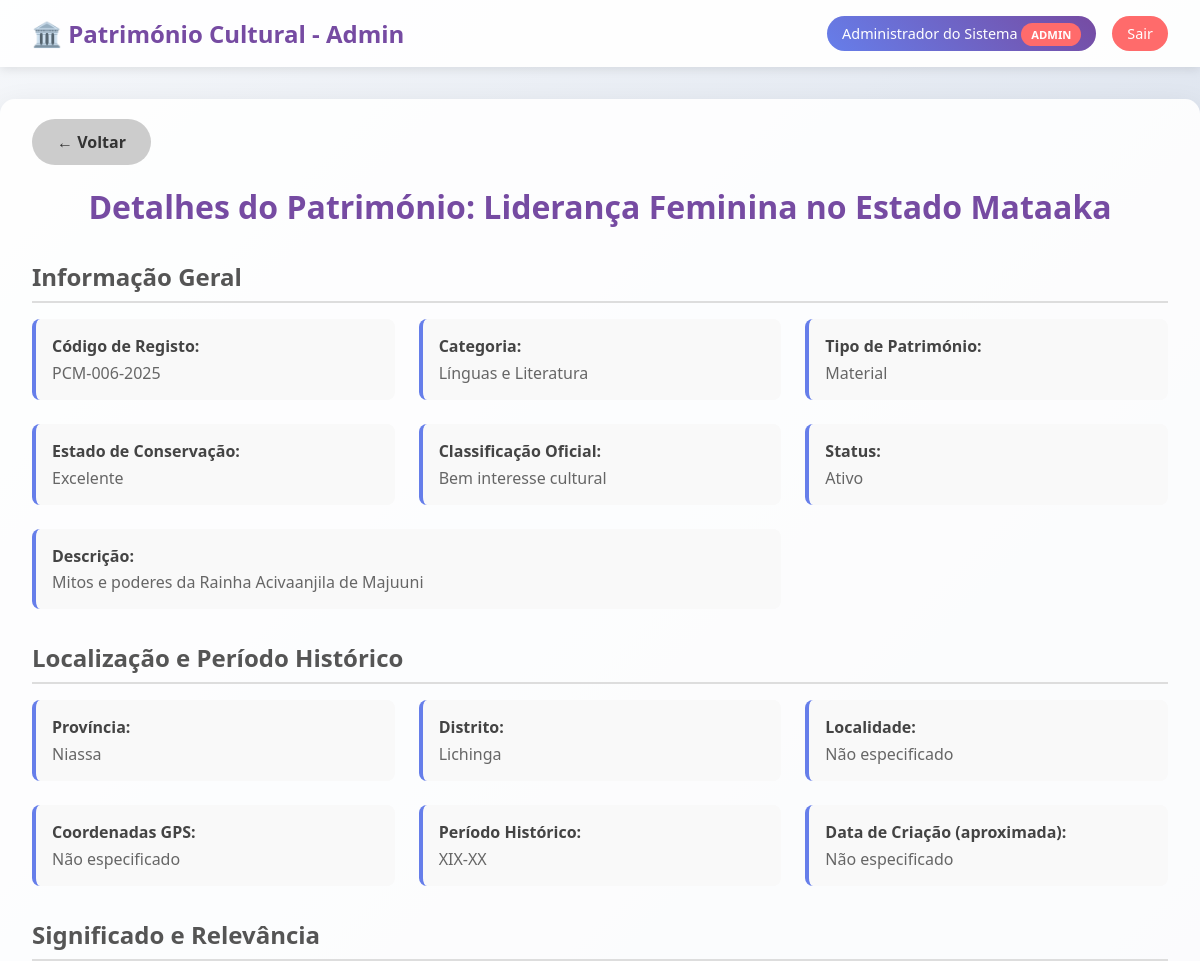
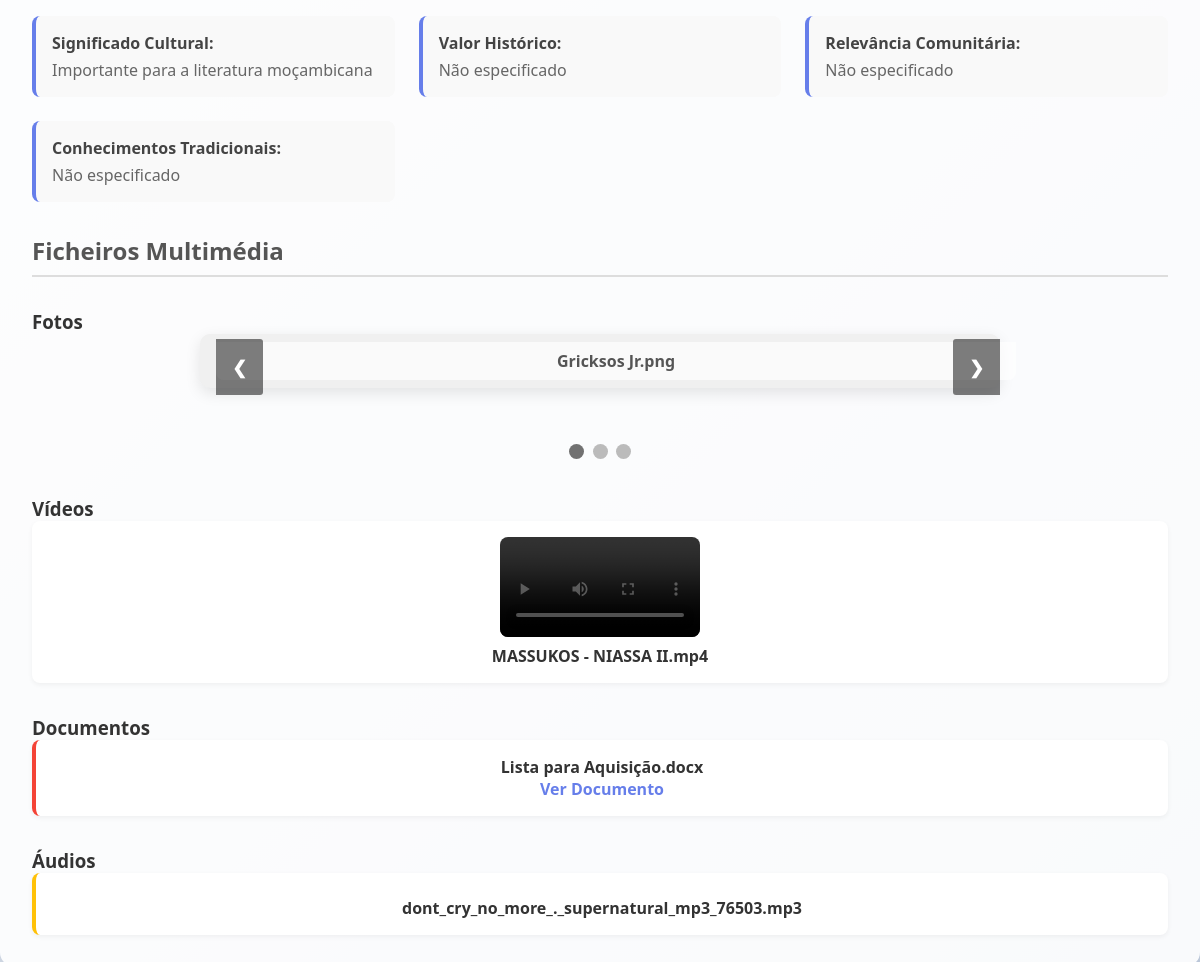
/ver_patrimonio.php?id=6 (signed in), run on the app's committed database (2 pictures, top to bottom).
### tables this page shows
CREATE TABLE `patrimonio` (
  `id` int(11) NOT NULL AUTO_INCREMENT,
  `codigo_registo` varchar(50) NOT NULL,
  `nome` varchar(200) NOT NULL,
  `categoria_id` int(11) DEFAULT NULL,
  `tipo_patrimonio` enum('material','imaterial') NOT NULL,
  `descricao` text NOT NULL,
  `provincia` varchar(100) DEFAULT NULL,
  `distrito` varchar(100) DEFAULT NULL,
  `localidade` varchar(100) DEFAULT NULL,
  `coordenadas_gps` varchar(100) DEFAULT NULL,
  `periodo_historico` varchar(100) DEFAULT NULL,
  `data_criacao_aproximada` varchar(100) DEFAULT NULL,
  `origem` varchar(200) DEFAULT NULL,
  `estado_conservacao` enum('excelente','bom','regular','mau','critico') NOT NULL,
  `observacoes_estado` text DEFAULT NULL,
  `significado_cultural` text DEFAULT NULL,
  `valor_historico` text DEFAULT NULL,
  `relevancia_comunitaria` text DEFAULT NULL,
  `materiais_construcao` text DEFAULT NULL,
  `tecnicas_utilizadas` text DEFAULT NULL,
  `dimensoes` varchar(200) DEFAULT NULL,
  `peso` varchar(50) DEFAULT NULL,
  `praticantes` text DEFAULT NULL,
  `frequencia_pratica` varchar(100) DEFAULT NULL,
  `rituais_associados` text DEFAULT NULL,
  `conhecimentos_tradicionais` text DEFAULT NULL,
  `foto_principal` varchar(255) DEFAULT NULL,
  `fotografias` longtext DEFAULT NULL CHECK (json_valid(`fotografias`)),
  `videos` longtext DEFAULT NULL CHECK (json_valid(`videos`)),
  `documentos` longtext DEFAULT NULL CHECK (json_valid(`documentos`)),
  `gravacoes_audio` longtext DEFAULT NULL CHECK (json_valid(`gravacoes_audio`)),
  `proprietario` varchar(200) DEFAULT NULL,
  `gestor_responsavel` varchar(200) DEFAULT NULL,
  `contacto_responsavel` varchar(200) DEFAULT NULL,
  `acesso_publico` tinyint(1) DEFAULT 0,
  `horario_visita` varchar(200) DEFAULT NULL,
  `restricoes_acesso` text DEFAULT NULL,
  `ameacas_identificadas` text DEFAULT NULL,
  `nivel_risco` enum('baixo','medio','alto','critico') DEFAULT 'baixo',
  `medidas_protecao` text DEFAULT NULL,
  `classificacao_oficial` enum('monumento_nacional','bem_interesse_cultural','bem_relevante','sem_classificacao') DEFAULT 'sem_classificacao',
  `data_classificacao` date DEFAULT NULL,
  `entidade_classificadora` varchar(200) DEFAULT NULL,
  `registado_por` int(11) NOT NULL,
  `data_registo` timestamp NOT NULL DEFAULT current_timestamp(),
  `data_ultima_atualizacao` timestamp NOT NULL DEFAULT current_timestamp() ON UPDATE current_timestamp(),
  `status` enum('ativo','inativo','em_analise','pendente') DEFAULT 'ativo',
  PRIMARY KEY (`id`),
  UNIQUE KEY `codigo_registo` (`codigo_registo`),
  KEY `registado_por` (`registado_por`),
  KEY `idx_codigo_registo` (`codigo_registo`),
  KEY `idx_categoria` (`categoria_id`),
  KEY `idx_provincia` (`provincia`),
  KEY `idx_tipo` (`tipo_patrimonio`),
  KEY `idx_estado` (`estado_conservacao`),
  KEY `idx_classificacao` (`classificacao_oficial`),
  CONSTRAINT `patrimonio_ibfk_1` FOREIGN KEY (`categoria_id`) REFERENCES `categorias_patrimonio` (`id`),
  CONSTRAINT `patrimonio_ibfk_2` FOREIGN KEY (`registado_por`) REFERENCES `usuarios` (`id`)
);

CREATE TABLE `categorias_patrimonio` (
  `id` int(11) NOT NULL AUTO_INCREMENT,
  `nome` varchar(100) NOT NULL,
  `descricao` text DEFAULT NULL,
  `data_criacao` timestamp NOT NULL DEFAULT current_timestamp(),
  PRIMARY KEY (`id`)
);

### ver_patrimonio.php (the view, shortened to what this page needs)
<?php
include 'config.php';
$patrimonio_id = (int)$_GET['id'];
try {
    $stmt = $pdo->prepare("
        SELECT
            p.*,
            c.nome AS categoria_nome,
            u.nome AS registado_por_nome
        FROM
            patrimonio p
        LEFT JOIN
            categorias_patrimonio c ON p.categoria_id = c.id
        LEFT JOIN
            usuarios u ON p.registado_por = u.id
        WHERE
            p.id = ?
    ");
    $stmt->execute([$patrimonio_id]);
    $patrimonio = $stmt->fetch(PDO::FETCH_ASSOC);
    $fotografias = json_decode($patrimonio['fotografias'], true) ?? [];
    $videos = json_decode($patrimonio['videos'], true) ?? [];
    $documentos = json_decode($patrimonio['documentos'], true) ?? [];
    $gravacoes_audio = json_decode($patrimonio['gravacoes_audio'], true) ?? [];
} catch (PDOException $e) {
    $erro = "Erro ao buscar dados do património: " . $e->getMessage();
}
?>
<!DOCTYPE html>
<html lang="pt">
<head>
</head>
<body>
    <header class="header">
        <nav class="nav">
            <div class="logo">🏛️ Património Cultural - Admin</div>
            <div class="user-info">
                <div class="user-badge">
                    <?php echo htmlspecialchars($_SESSION['usuario_nome']); ?>
                    <span class="admin-badge">Admin</span>
                </div>
                <a href="?logout=1" class="logout-btn">Sair</a>
            </div>
        </nav>
    </header>
    <div class="container">
        <div class="back-btn-container">
            <a href="gestao_patrimonio.php" class="btn btn-secondary">← Voltar</a>
        </div>
        <h1>Detalhes do Património: <?php echo htmlspecialchars($patrimonio['nome']); ?></h1>
        <h2>Informação Geral</h2>
        <div class="info-grid">
            <div class="info-item">
                <strong>Código de Registo:</strong>
                <span><?php echo htmlspecialchars($patrimonio['codigo_registo'] ?? 'Não especificado'); ?></span>
            </div>
            <div class="info-item">
                <strong>Categoria:</strong>
                <span><?php echo htmlspecialchars($patrimonio['categoria_nome'] ?? 'Não especificado'); ?></span>
            </div>
            <div class="info-item">
                <strong>Tipo de Património:</strong>
                <span><?php echo htmlspecialchars(ucfirst($patrimonio['tipo_patrimonio'] ?? 'Não especificado')); ?></span>
            </div>
            <div class="info-item">
                <strong>Estado de Conservação:</strong>
                <span><?php echo htmlspecialchars(ucfirst($patrimonio['estado_conservacao'] ?? 'Não especificado')); ?></span>
            </div>
            <div class="info-item">
                <strong>Classificação Oficial:</strong>
                <span><?php echo htmlspecialchars(str_replace('_', ' ', ucfirst($patrimonio['classificacao_oficial'] ?? 'Não especificado'))); ?></span>
            </div>
            <div class="info-item">
                <strong>Status:</strong>
                <span><?php echo htmlspecialchars(ucfirst($patrimonio['status'] ?? 'Não especificado')); ?></span>
            </div>
            <div class="info-item" style="grid-column: span 2;">
                <strong>Descrição:</strong>
                <span><?php echo nl2br(htmlspecialchars($patrimonio['descricao'] ?? 'Não especificado')); ?></span>
            </div>
        </div>
        <h2>Localização e Período Histórico</h2>
        <div class="info-grid">
            <div class="info-item">
                <strong>Província:</strong>
                <span><?php echo htmlspecialchars($patrimonio['provincia'] ?? 'Não especificado'); ?></span>
            </div>
            <div class="info-item">
                <strong>Distrito:</strong>
                <span><?php echo htmlspecialchars($patrimonio['distrito'] ?? 'Não especificado'); ?></span>
            </div>
            <div class="info-item">
                <strong>Localidade:</strong>
                <span><?php echo htmlspecialchars($patrimonio['localidade'] ?? 'Não especificado'); ?></span>
            </div>
            <div class="info-item">
                <strong>Coordenadas GPS:</strong>
                <span><?php echo htmlspecialchars($patrimonio['coordenadas_gps'] ?? 'Não especificado'); ?></span>
            </div>
            <div class="info-item">
                <strong>Período Histórico:</strong>
                <span><?php echo htmlspecialchars($patrimonio['periodo_historico'] ?? 'Não especificado'); ?></span>
            </div>
            <div class="info-item">
                <strong>Data de Criação (aproximada):</strong>
                <span><?php echo htmlspecialchars($patrimonio['data_criacao_aproximada'] ?? 'Não especificado'); ?></span>
            </div>
        </div>
        <h2>Significado e Relevância</h2>
        <div class="info-grid">
            <div class="info-item">
                <strong>Significado Cultural:</strong>
                <span><?php echo nl2br(htmlspecialchars($patrimonio['significado_cultural'] ?? 'Não especificado')); ?></span>
            </div>
            <div class="info-item">
                <strong>Valor Histórico:</strong>
                <span><?php echo nl2br(htmlspecialchars($patrimonio['valor_historico'] ?? 'Não especificado')); ?></span>
            </div>
            <div class="info-item">
                <strong>Relevância Comunitária:</strong>
                <span><?php echo nl2br(htmlspecialchars($patrimonio['relevancia_comunitaria'] ?? 'Não especificado')); ?></span>
            </div>
            <div class="info-item">
                <strong>Conhecimentos Tradicionais:</strong>
                <span><?php echo nl2br(htmlspecialchars($patrimonio['conhecimentos_tradicionais'] ?? 'Não especificado')); ?></span>
            </div>
        </div>
        <h2>Ficheiros Multimédia</h2>
        <div class="media-section">
            <h3>Fotos</h3>
            <?php if (empty($fotografias)): ?>
                <p>Nenhuma foto carregada.</p>
            <?php else: ?>
                <div class="slideshow-container">
                    <?php foreach ($fotografias as $foto): ?>
                        <div class="mySlides fade">
                            <div class="text">
                                <strong><?php echo htmlspecialchars($foto['nome_original']); ?></strong><br>
                            </div>
                        </div>
                    <?php endforeach; ?>
                    <a class="prev" onclick="plusSlides(-1)">&#10094;</a>
                    <a class="next" onclick="plusSlides(1)">&#10095;</a>
                </div>
                <br>
                <div style="text-align:center">
                    <?php for ($i = 1; $i <= count($fotografias); $i++): ?>
                        <span class="dot" onclick="currentSlide(<?php echo $i; ?>)"></span>
                    <?php endfor; ?>
                </div>
            <?php endif; ?>
        </div>
        <div class="media-section">
            <h3>Vídeos</h3>
            <ul class="media-list">
                <?php if (empty($videos)): ?>
                    <li>Nenhum vídeo carregado.</li>
                <?php else: ?>
                    <?php foreach ($videos as $video): ?>
                        <li class="media-item">
                            <video controls width="200" src="<?php echo htmlspecialchars($video['caminho']); ?>"></video>
                            <strong><?php echo htmlspecialchars($video['nome_original']); ?></strong>
                        </li>
                    <?php endforeach; ?>
                <?php endif; ?>
            </ul>
        </div>
        <div class="media-section">
            <h3>Documentos</h3>
            <ul class="media-list">
                <?php if (empty($documentos)): ?>
                    <li>Nenhum documento carregado.</li>
                <?php else: ?>
                    <?php foreach ($documentos as $doc): ?>
                        <li class="media-item" style="border-left: 4px solid #F44336;">
                            <strong><?php echo htmlspecialchars($doc['nome_original']); ?></strong>
                            <a href="<?php echo htmlspecialchars($doc['caminho']); ?>" target="_blank">Ver Documento</a>
                        </li>
                    <?php endforeach; ?>
                <?php endif; ?>
            </ul>
        </div>
        <div class="media-section">
            <h3>Áudios</h3>
            <ul class="media-list">
                <?php if (empty($gravacoes_audio)): ?>
                    <li>Nenhum áudio carregado.</li>
                <?php else: ?>
                    <?php foreach ($gravacoes_audio as $audio): ?>
                        <li class="media-item" style="border-left: 4px solid #FFC107;">
                            <strong><?php echo htmlspecialchars($audio['nome_original']); ?></strong>
                        </li>
                    <?php endforeach; ?>
                <?php endif; ?>
            </ul>
        </div>
    </div>
</body>
</html>

### ver_patrimonio.php (style rules this page uses)
* { margin: 0; padding: 0; box-sizing: border-box; }
body { font-family: 'Segoe UI', Tahoma, Geneva, Verdana, sans-serif; background: linear-gradient(135deg, #f5f7fa 0%, #c3cfe2 100%); min-height: 100vh; color: #333; }
.header { background: rgba(255, 255, 255, 0.95); padding: 1rem 2rem; box-shadow: 0 2px 10px rgba(0,0,0,0.1); position: sticky; top: 0; z-index: 1000; }
.nav { display: flex; justify-content: space-between; align-items: center; max-width: 1200px; margin: 0 auto; }
.logo { font-size: 1.5rem; font-weight: bold; color: #764ba2; }
.user-info { display: flex; align-items: center; gap: 1rem; }
.user-badge { background: linear-gradient(45deg, #667eea, #764ba2); color: white; padding: 8px 15px; border-radius: 20px; font-size: 0.9rem; font-weight: 500; }
.admin-badge { background: #ff6b6b; color: white; padding: 4px 10px; border-radius: 12px; font-size: 0.7rem; font-weight: bold; text-transform: uppercase; }
.logout-btn { background: #ff6b6b; color: white; padding: 8px 15px; text-decoration: none; border-radius: 20px; transition: all 0.3s ease; font-size: 0.9rem; }
.container { max-width: 1200px; margin: 2rem auto; padding: 2rem; background: rgba(255, 255, 255, 0.9); border-radius: 15px; box-shadow: 0 10px 30px rgba(0,0,0,0.1); }
h1 { color: #764ba2; margin-bottom: 1rem; text-align: center; }
h2 { color: #555; margin-top: 2rem; margin-bottom: 1rem; border-bottom: 2px solid #ddd; padding-bottom: 0.5rem; }
.info-grid { display: grid; grid-template-columns: repeat(auto-fit, minmax(300px, 1fr)); gap: 1.5rem; }
.info-item { display: flex; flex-direction: column; background: #f9f9f9; padding: 1rem; border-radius: 8px; border-left: 4px solid #667eea; }
.info-item strong { color: #444; margin-bottom: 0.3rem; }
.info-item span { color: #666; }
.media-section { margin-top: 2rem; }
.slideshow-container { max-width: 800px; position: relative; margin: auto; border-radius: 10px; box-shadow: 0 5px 15px rgba(0,0,0,0.1); background-color: #f0f0f0; padding: 1rem; margin-bottom: 2rem; }
.mySlides { display: none; text-align: center; }
.text { color: #555; font-size: 1rem; padding: 8px 12px; position: absolute; bottom: 8px; width: 100%; text-align: center; background-color: rgba(255, 255, 255, 0.7); border-radius: 0 0 8px 8px; }
.prev, .next { cursor: pointer; position: absolute; top: 50%; width: auto; padding: 16px; margin-top: -22px; color: white; font-weight: bold; font-size: 18px; transition: 0.6s ease; border-radius: 0 3px 3px 0; user-select: none; background-color: rgba(0,0,0,0.5); }
.next { right: 0; border-radius: 3px 0 0 3px; }
.dot { cursor: pointer; height: 15px; width: 15px; margin: 0 2px; background-color: #bbb; border-radius: 50%; display: inline-block; transition: background-color 0.6s ease; }
.active, .dot:hover { background-color: #717171; }
.fade { animation-name: fade; animation-duration: 1.5s; }
.media-list { list-style: none; padding: 0; display: grid; grid-template-columns: repeat(auto-fit, minmax(200px, 1fr)); gap: 1rem; }
.media-item { background: #fff; padding: 1rem; border-radius: 8px; box-shadow: 0 2px 5px rgba(0,0,0,0.05); display: flex; flex-direction: column; align-items: center; text-align: center; }
.media-item img, .media-item video, .media-item audio { max-width: 100%; height: auto; border-radius: 8px; margin-bottom: 0.5rem; }
.media-item a { color: #667eea; text-decoration: none; font-weight: bold; }
.btn { padding: 12px 25px; border-radius: 25px; text-decoration: none; font-weight: bold; transition: all 0.3s ease; cursor: pointer; border: none; }
.btn-secondary { background: #ccc; color: #333; }
.back-btn-container { margin-bottom: 2rem; }

### data on the page
patrimonio: nome "Liderança Feminina no Estado Mataaka", codigo_registo "PCM-006-2025", categoria.nome "Línguas e Literatura", tipo_patrimonio "Material", estado_conservacao "Excelente", classificacao_oficial "Bem interesse cultural", status "Ativo", descricao "Mitos e poderes da Rainha Acivaanjila de Majuuni", provincia "Niassa", distrito "Lichinga", localidade "Não especificado", coordenadas_gps "Não especificado", periodo_historico "XIX-XX", data_criacao_aproximada "Não especificado", significado_cultural "Importante para a literatura moçambicana", valor_historico "Não especificado", relevancia_comunitaria "Não especificado", conhecimentos_tradicionais "Não especificado"

### other printed values
$_SESSION['usuario_nome'] "Administrador do Sistema"
$foto['nome_original'] "Gricksos Jr.png"
$video['nome_original'] "MASSUKOS - NIASSA II.mp4"
$doc['nome_original'] "Lista para Aquisição.docx"
$audio['nome_original'] "dont_cry_no_more_._supernatural_mp3_76503.mp3"
